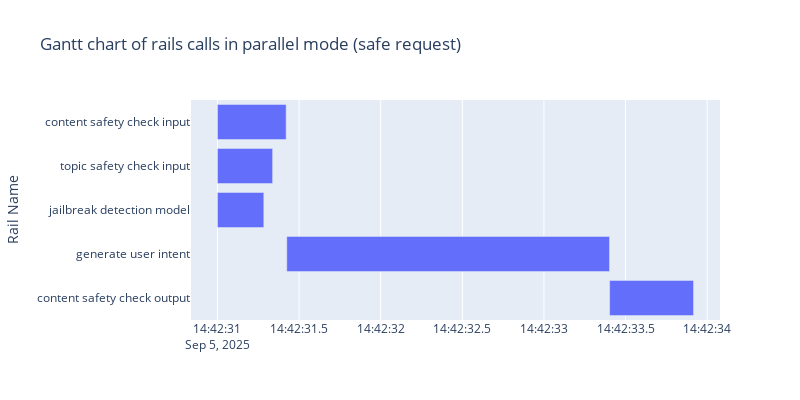

Notebook code for this chart:
### Markdown cell above
The Gantt chart below illustrates the sequence of rails in the parallel configuration. All input rails run simultaneously as expected. Once these three input rails validate that the user's request is safe, it's sent to the main application LLM. After the main LLM generates a response, the content-safety output rail checks it before it is returned to the user.

### Code cell
# Let's plot a Gantt chart, to show the sequence of when the rails execute

fig = px.timeline(
    parallel_df.loc[parallel_df["is_safe"] & parallel_df["is_rail"]],
    x_start="start_dt",
    x_end="end_dt",
    y="rail_name_short",
    title="Gantt chart of rails calls in parallel mode (safe request)",
    labels={"rail_name_short": "Rail Name"},
    width=PLOT_WIDTH,
    height=PLOT_HEIGHT,
)
fig.update_yaxes(autorange="reversed")
fig.show()

### Figure 1 — Plotly figure (JSON) as saved in the notebook; plotly's stock layout.template omitted (floating-point values rounded to 4 significant figures)
{"data": [{"base": ["2025-09-05T14:42:31.000000000", "2025-09-05T14:42:31.000024796", "2025-09-05T14:42:31.000034809", "2025-09-05T14:42:31.424749851", "2025-09-05T14:42:33.402485132"], "hovertemplate": "start_dt=%{base}<br>end_dt=%{x}<br>Rail Name=%{y}<extra></extra>", "legendgroup": "", "marker": {"color": "#636efa", "pattern": {"shape": ""}}, "name": "", "orientation": "h", "showlegend": false, "textposition": "auto", "type": "bar", "x": [421, 338, 284, 1977, 514], "xaxis": "x", "y": ["content safety check input", "topic safety check input", "jailbreak detection model", "generate user intent", "content safety check output"], "yaxis": "y"}], "layout": {"barmode": "overlay", "height": 400, "legend": {"tracegroupgap": 0}, "title": {"text": "Gantt chart of rails calls in parallel mode (safe request)"}, "width": 800, "xaxis": {"anchor": "y", "domain": [0, 1], "type": "date"}, "yaxis": {"anchor": "x", "autorange": "reversed", "domain": [0, 1], "title": {"text": "Rail Name"}}}}
